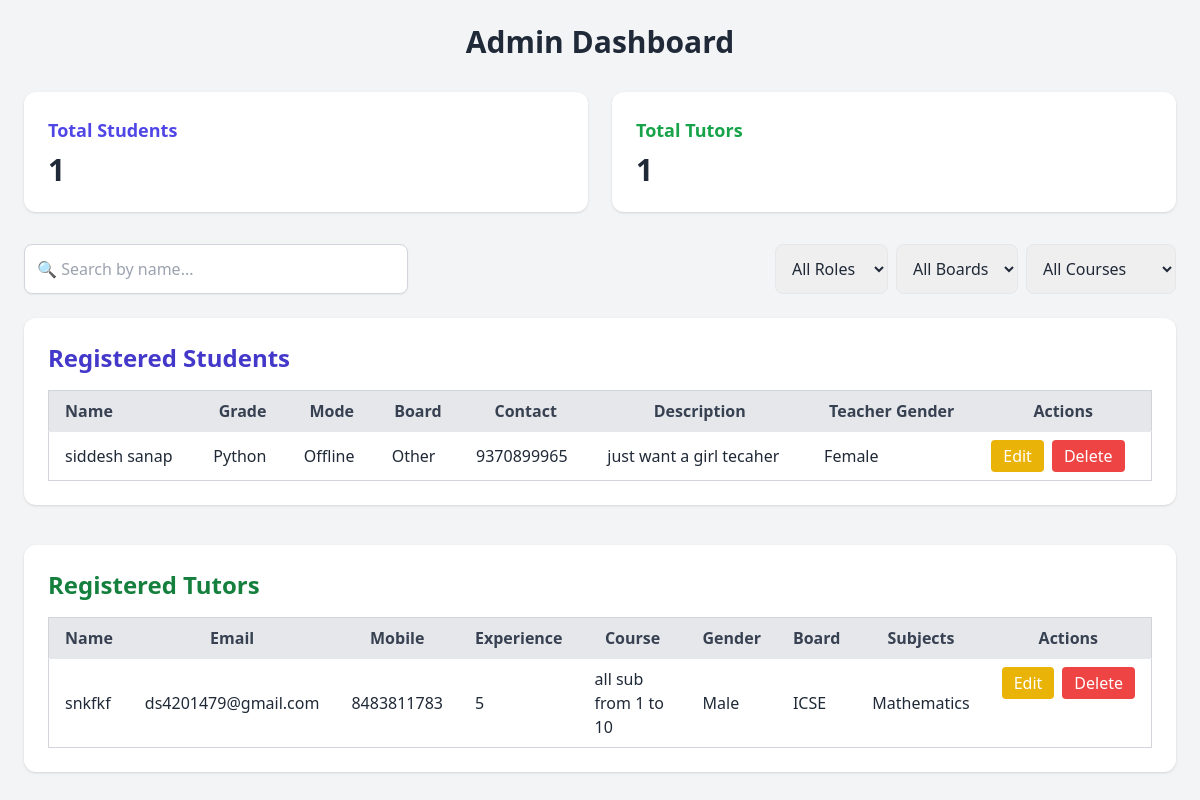
The app's page /admin-dashboard (signed in) with its own data.
### app.py (models this page shows)
class Student(db.Model):
    id = db.Column(db.Integer, primary_key=True)
    name = db.Column(db.String(100))
    grade = db.Column(db.String(100))
    mode = db.Column(db.String(50))
    board = db.Column(db.String(50))
    address = db.Column(db.String(200))
    contact = db.Column(db.String(20))
    description = db.Column(db.Text)
    teacher_gender = db.Column(db.String(20))

class Tutor(db.Model):
    id = db.Column(db.Integer, primary_key=True)
    name = db.Column(db.String(100))
    mobile = db.Column(db.String(20))
    email = db.Column(db.String(100))
    experience = db.Column(db.String(100))
    course = db.Column(db.String(100))
    gender = db.Column(db.String(100))
    board = db.Column(db.String(50))
    subjects = db.Column(db.String(200))

### app.py (the view)
@app.route('/admin-dashboard')
def admin_dashboard():
    if not session.get('admin_logged_in'):
        return redirect(url_for('admin_login'))
    students = Student.query.all()
    tutors = Tutor.query.all()
    return render_template('admin_dashboard.html', students=students, tutors=tutors)

### templates/admin_dashboard.html (shortened to what this page needs)
<!DOCTYPE html>
<html lang="en">
<head>
  <script src="https://cdn.tailwindcss.com"></script>
</head>
<body class="min-h-screen bg-gray-100 text-gray-800 p-6"
      x-data="{ search: '', role: '', board: '', course: '' }">
  <div class="max-w-7xl mx-auto">
    <h1 class="text-3xl font-bold text-center mb-8 animate-fade-in">Admin Dashboard</h1>
    <div class="grid grid-cols-1 md:grid-cols-2 gap-6 mb-8">
      <div class="bg-white p-6 rounded-xl shadow hover:shadow-lg transition transform hover:-translate-y-1">
        <h3 class="text-lg font-semibold text-indigo-600">Total Students</h3>
        <p class="text-3xl font-bold mt-2">{{ students|length }}</p>
      </div>
      <div class="bg-white p-6 rounded-xl shadow hover:shadow-lg transition transform hover:-translate-y-1">
        <h3 class="text-lg font-semibold text-green-600">Total Tutors</h3>
        <p class="text-3xl font-bold mt-2">{{ tutors|length }}</p>
      </div>
    </div>
    <div class="mb-6 flex flex-col md:flex-row md:items-center md:justify-between gap-4">
      <input type="text" x-model="search" placeholder="🔍 Search by name..."
        class="w-full md:w-1/3 p-3 rounded-lg border border-gray-300 shadow-sm focus:outline-none focus:ring-2 focus:ring-indigo-500">
      <div class="flex flex-wrap gap-2">
        <select x-model="role" class="p-3 border rounded-lg focus:outline-none">
          <option value="">All Roles</option>
        </select>
        <select x-model="board" class="p-3 border rounded-lg focus:outline-none">
          <option value="">All Boards</option>
        </select>
        <select x-model="course" class="p-3 border rounded-lg focus:outline-none">
          <option value="">All Courses</option>
        </select>
      </div>
    </div>
    <div class="bg-white p-6 rounded-xl shadow mb-10" x-show="role === '' || role === 'student'">
      <h2 class="text-2xl font-semibold mb-4 text-indigo-700">Registered Students</h2>
      <div class="overflow-x-auto">
        <table class="min-w-full border border-gray-300 rounded-lg">
          <thead class="bg-gray-200 text-gray-700">
            <tr>
              <th class="px-4 py-2 text-left">Name</th>
              <th class="px-4 py-2">Grade</th>
              <th class="px-4 py-2">Mode</th>
              <th class="px-4 py-2">Board</th>
              <th class="px-4 py-2">Contact</th>
              <th class="px-4 py-2">Description</th>
              <th class="px-4 py-2">Teacher Gender</th>
              <th class="px-4 py-2">Actions</th>
            </tr>
          </thead>
          <tbody>
            {% for student in students %}
            <tr class="border-t hover:bg-gray-100 transition"
                x-show="(search === '' || '{{ student.name }}'.toLowerCase().includes(search.toLowerCase()))
                         && (board === '' || '{{ student.board }}' === board)
                         && (course === '' || '{{ student.grade }}'.includes(course))">
              <td class="px-4 py-2">{{ student.name }}</td>
              <td class="px-4 py-2">{{ student.grade }}</td>
              <td class="px-4 py-2">{{ student.mode }}</td>
              <td class="px-4 py-2">{{ student.board }}</td>
              <td class="px-4 py-2">{{ student.contact }}</td>
              <td class="px-4 py-2">{{ student.description }}</td>
              <td class="px-4 py-2">{{ student.teacher_gender }}</td>
              <td class="px-4 py-2 flex gap-2">
                <a href="/edit-student/{{ student.id }}" class="px-3 py-1 bg-yellow-500 text-white rounded hover:bg-yellow-600">Edit</a>
                <a href="/delete-student/{{ student.id }}" class="px-3 py-1 bg-red-500 text-white rounded hover:bg-red-600">Delete</a>
              </td>
            </tr>
            {% else %}
            <tr>
              <td colspan="8" class="px-4 py-2 text-center text-gray-500">No student records found.</td>
            </tr>
            {% endfor %}
          </tbody>
        </table>
      </div>
    </div>
    <div class="bg-white p-6 rounded-xl shadow" x-show="role === '' || role === 'tutor'">
      <h2 class="text-2xl font-semibold mb-4 text-green-700">Registered Tutors</h2>
      <div class="overflow-x-auto">
        <table class="min-w-full border border-gray-300 rounded-lg">
          <thead class="bg-gray-200 text-gray-700">
            <tr>
              <th class="px-4 py-2 text-left">Name</th>
              <th class="px-4 py-2">Email</th>
              <th class="px-4 py-2">Mobile</th>
              <th class="px-4 py-2">Experience</th>
              <th class="px-4 py-2">Course</th>
              <th class="px-4 py-2">Gender</th>
              <th class="px-4 py-2">Board</th>
              <th class="px-4 py-2">Subjects</th>
              <th class="px-4 py-2">Actions</th>
            </tr>
          </thead>
          <tbody>
            {% for tutor in tutors %}
            <tr class="border-t hover:bg-gray-100 transition"
                x-show="(search === '' || '{{ tutor.name }}'.toLowerCase().includes(search.toLowerCase()))
                         && (board === '' || '{{ tutor.board }}' === board)
                         && (course === '' || '{{ tutor.course }}'.includes(course))">
              <td class="px-4 py-2">{{ tutor.name }}</td>
              <td class="px-4 py-2">{{ tutor.email }}</td>
              <td class="px-4 py-2">{{ tutor.mobile }}</td>
              <td class="px-4 py-2">{{ tutor.experience }}</td>
              <td class="px-4 py-2">{{ tutor.course }}</td>
              <td class="px-4 py-2">{{ tutor.gender }}</td>
              <td class="px-4 py-2">{{ tutor.board }}</td>
              <td class="px-4 py-2">{{ tutor.subjects }}</td>
              <td class="px-4 py-2 flex gap-2">
                <a href="/edit-tutor/{{ tutor.id }}" class="px-3 py-1 bg-yellow-500 text-white rounded hover:bg-yellow-600">Edit</a>
                <a href="/delete-tutor/{{ tutor.id }}" class="px-3 py-1 bg-red-500 text-white rounded hover:bg-red-600">Delete</a>
              </td>
            </tr>
            {% else %}
            <tr>
              <td colspan="9" class="px-4 py-2 text-center text-gray-500">No tutor records found.</td>
            </tr>
            {% endfor %}
          </tbody>
        </table>
      </div>
    </div>
  </div>
</body>
</html>

### records on screen
Student: name "siddesh sanap", grade "Python", mode "Offline", board "Other", contact "9370899965", description "just want a girl tecaher", teacher_gender "Female"
Tutor: name "snkfkf", email "ds4201479@gmail.com", mobile "8483811783", experience "5", course "all sub from 1 to 10", gender "Male", board "ICSE", subjects "Mathematics"

### other values on screen
{{ students|length }} "1"
{{ tutors|length }} "1"
